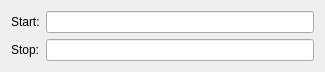
<?xml version="1.0" encoding="UTF-8"?>
<ui version="4.0">
 <class>GTAFailProfileRampWgt</class>
 <widget class="QWidget" name="GTAFailProfileRampWgt">
  <property name="geometry">
   <rect>
    <x>0</x>
    <y>0</y>
    <width>325</width>
    <height>64</height>
   </rect>
  </property>
  <property name="windowTitle">
   <string>Ramp</string>
  </property>
  <layout class="QGridLayout" name="gridLayout">
   <item row="0" column="0">
    <widget class="QLabel" name="label">
     <property name="text">
      <string>Start:</string>
     </property>
    </widget>
   </item>
   <item row="0" column="1">
    <widget class="QLineEdit" name="startLE"/>
   </item>
   <item row="1" column="0">
    <widget class="QLabel" name="label_2">
     <property name="text">
      <string>Stop:</string>
     </property>
    </widget>
   </item>
   <item row="1" column="1">
    <widget class="QLineEdit" name="stopLE"/>
   </item>
  </layout>
 </widget>
 <resources/>
 <connections/>
</ui>
